Frame 1 (no input): blank canvas, image omitted
Frame 60 (no input): blank canvas, image omitted
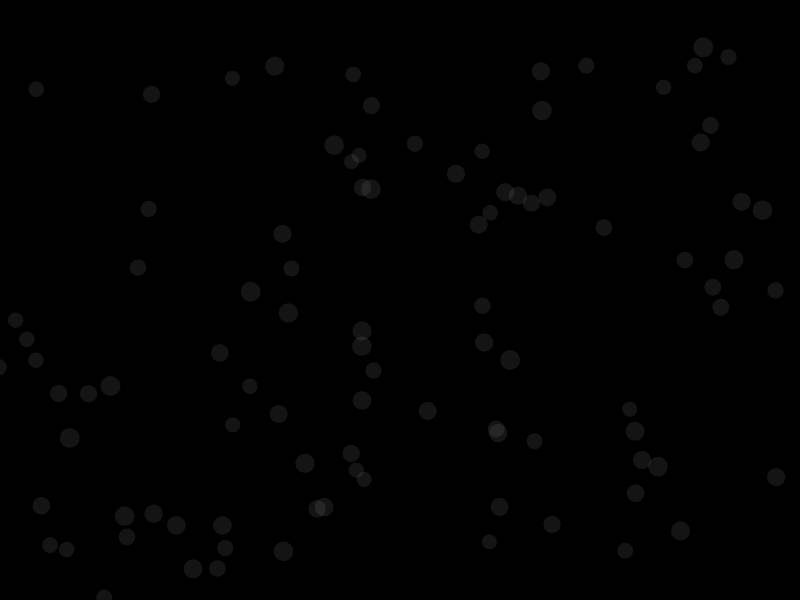
Frame 120 (the mouse pressed at the canvas centre since frame 60)

The p5.js sketch whose frames 1 and 60 were blank and that drew this single picture after the mouse press (run headless with seeded random() and noise() and a simulated clock; from frame 60 on, the mouse is pressed at the canvas centre):

// p5.js sketch
// ── sketch.js
let bubbles = [];


function setup() {
    createCanvas(800,600);
    background(0);  

}

function draw() {
    background(0);
    for(let bub of bubbles){
        bub.show();
        bub.jitter();
        bub.remove();
    }
}

function mousePressed() {
    for(let i=0; i<100; i++){
        let ts = random(15,20);
        let tx = random(ts,width-ts);
        let ty = random(ts,height-ts);
        
        let bub = new Bubbles(tx,ty,ts);
        bubbles.push(bub);
       }
  }

  function keyPressed() {
    if (keyCode == 32) {
      for(let j = bubbles.length; j > 0; j--){
          bubbles.pop(bubbles[j]);
      }
    }
  }

// ── Bubbles.js
class Bubbles {

    constructor(x,y,size) {
        this.size = size;
        this.x = x;
        this.y = y;
    }

    show() {
        noStroke();
        //stroke(255);
        //strokeWeight(3);
        // noFill();
        fill(255,20);
        ellipseMode(CENTER);
        ellipse(this.x,this.y,this.size,this.size);
    }

    jitter() {
        this.x += random(-5,5);
        this.y += random(-5,6);
    }

    remove() {
        if( (this.x + this.size > width) && (this.x - this.size < 0) || 
        (this.y + this.size > height) && (this.y - this.size < 0) )
        {
            this.pop();
        }
    }

}
